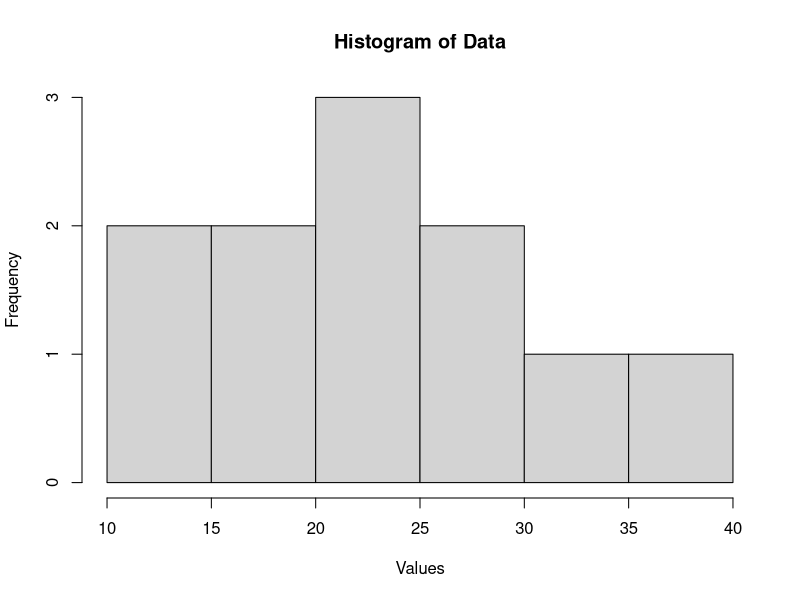

Here is the R script that generated this plot:
data <- c(12, 15, 18, 20, 22, 25, 25, 28, 30, 35, 40)
cat("Mean =", mean(data), "\n")
cat("Median =", median(data), "\n")
getmode <- function(v) {
  uniqv <- unique(v)
  uniqv[which.max(tabulate(match(v, uniqv)))]
}
cat("Mode =", getmode(data), "\n")
cat("Quartiles:\n"); print(quantile(data))
cat("Range =", range(data), "\n")
cat("Inter-Quartile Range (IQR) =", IQR(data), "\n")
hist(data, main = "Histogram of Data", xlab = "Values", ylab = "Frequency")
